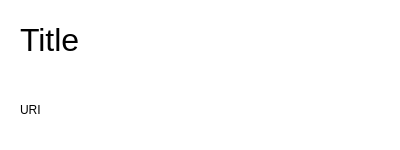
<?xml version="1.0" encoding="UTF-8"?>
<ui version="4.0">
 <class>ShareFile</class>
 <widget class="QDialog" name="ShareFile">
  <property name="geometry">
   <rect>
    <x>0</x>
    <y>0</y>
    <width>400</width>
    <height>150</height>
   </rect>
  </property>
  <property name="minimumSize">
   <size>
    <width>400</width>
    <height>150</height>
   </size>
  </property>
  <property name="maximumSize">
   <size>
    <width>400</width>
    <height>150</height>
   </size>
  </property>
  <property name="windowTitle">
   <string>ShareFile</string>
  </property>
  <property name="styleSheet">
   <string notr="true">background-color: rgb(255, 255, 255);</string>
  </property>
  <widget class="QLabel" name="title">
   <property name="geometry">
    <rect>
     <x>20</x>
     <y>20</y>
     <width>361</width>
     <height>40</height>
    </rect>
   </property>
   <property name="styleSheet">
    <string notr="true">font-size: 32px;</string>
   </property>
   <property name="text">
    <string>Title</string>
   </property>
  </widget>
  <widget class="QLabel" name="label">
   <property name="geometry">
    <rect>
     <x>20</x>
     <y>90</y>
     <width>271</width>
     <height>40</height>
    </rect>
   </property>
   <property name="text">
    <string>URI</string>
   </property>
  </widget>
  <widget class="ClickableLabel" name="copyIcon">
   <property name="geometry">
    <rect>
     <x>340</x>
     <y>90</y>
     <width>40</width>
     <height>40</height>
    </rect>
   </property>
   <property name="text">
    <string/>
   </property>
   <property name="scaledContents">
    <bool>true</bool>
   </property>
  </widget>
 </widget>
 <layoutdefault spacing="6" margin="11"/>
 <customwidgets>
  <customwidget>
   <class>ClickableLabel</class>
   <extends>QLabel</extends>
   <header>clickablelabel.h</header>
   <slots>
    <signal>clicked()</signal>
   </slots>
  </customwidget>
 </customwidgets>
 <resources/>
 <connections/>
</ui>
